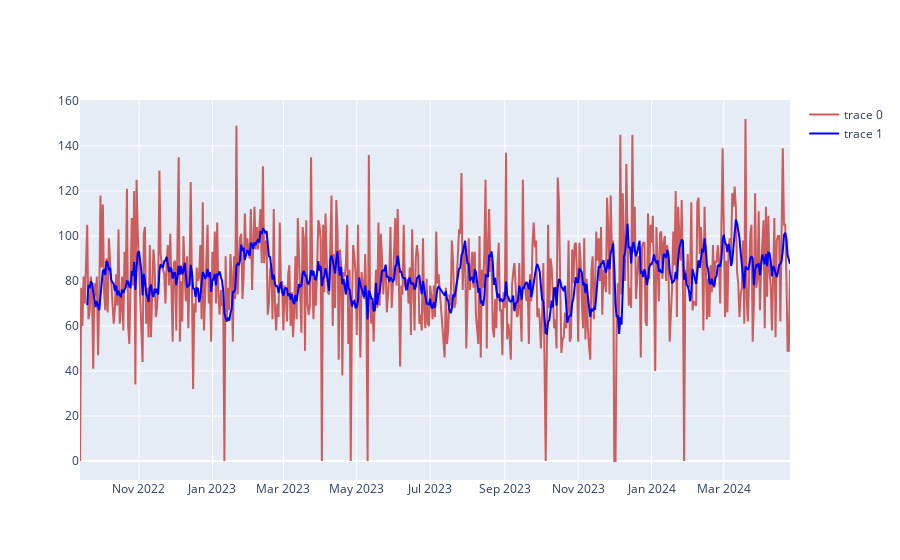

The code cell stored with this chart in its notebook:
### Code cell
moving_average_sleep = go.Figure(data=[
    go.Scatter(x=df_sleep.index, 
    y=df_sleep['deep_sleep_time'].values,
    marker_color='indianred', text="ma_sleep"),
    go.Scatter(x=df_sleep.index, 
    y=rolmean['deep_sleep_time'].values,
    marker_color='blue', text="deep_sleep")])

moving_average_sleep.show()

### Figure 1 — Plotly figure (JSON) as saved in the notebook; plotly's stock layout.template omitted (floating-point values rounded to 4 significant figures; data arrays with more than 128 entries replaced by an {"elided": "..."} marker saying what was removed)
{"data": [{"marker": {"color": "indianred"}, "text": "ma_sleep", "type": "scatter", "x": {"elided": "586 str values"}, "y": {"elided": "586 int values"}}, {"marker": {"color": "blue"}, "text": "deep_sleep", "type": "scatter", "x": {"elided": "586 str values"}, "y": {"elided": "586 float values"}}], "layout": {}}
